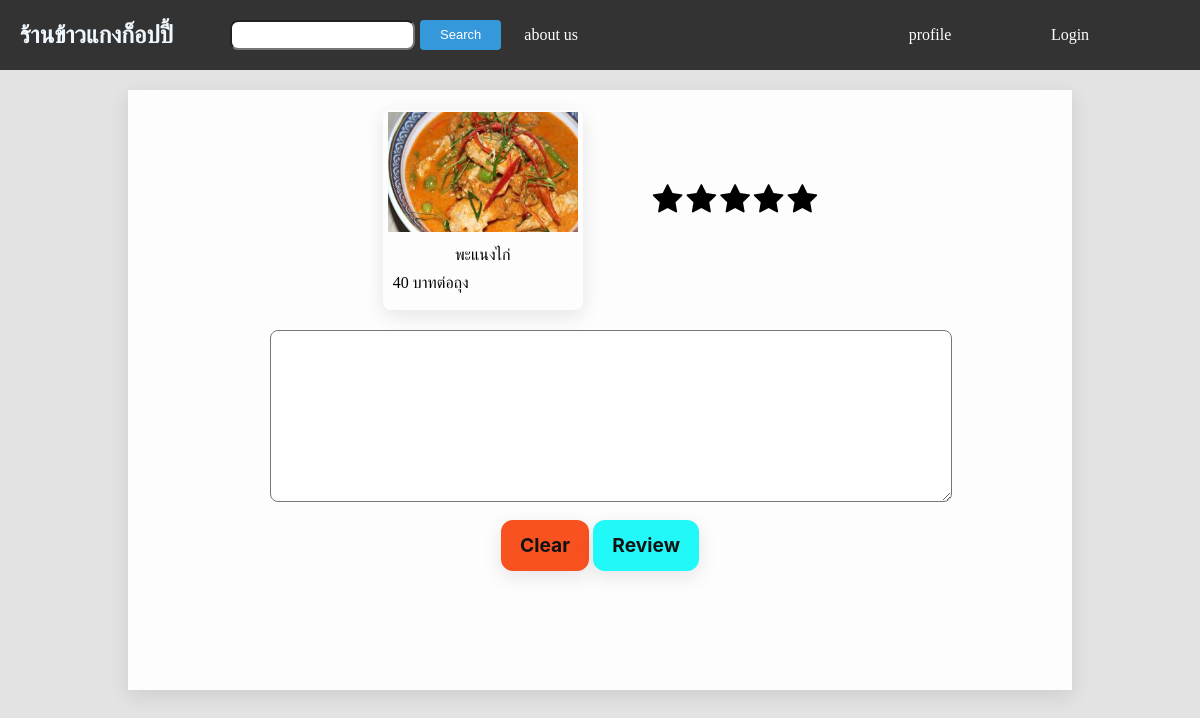
The page /review/12/ on the database as committed earlier.
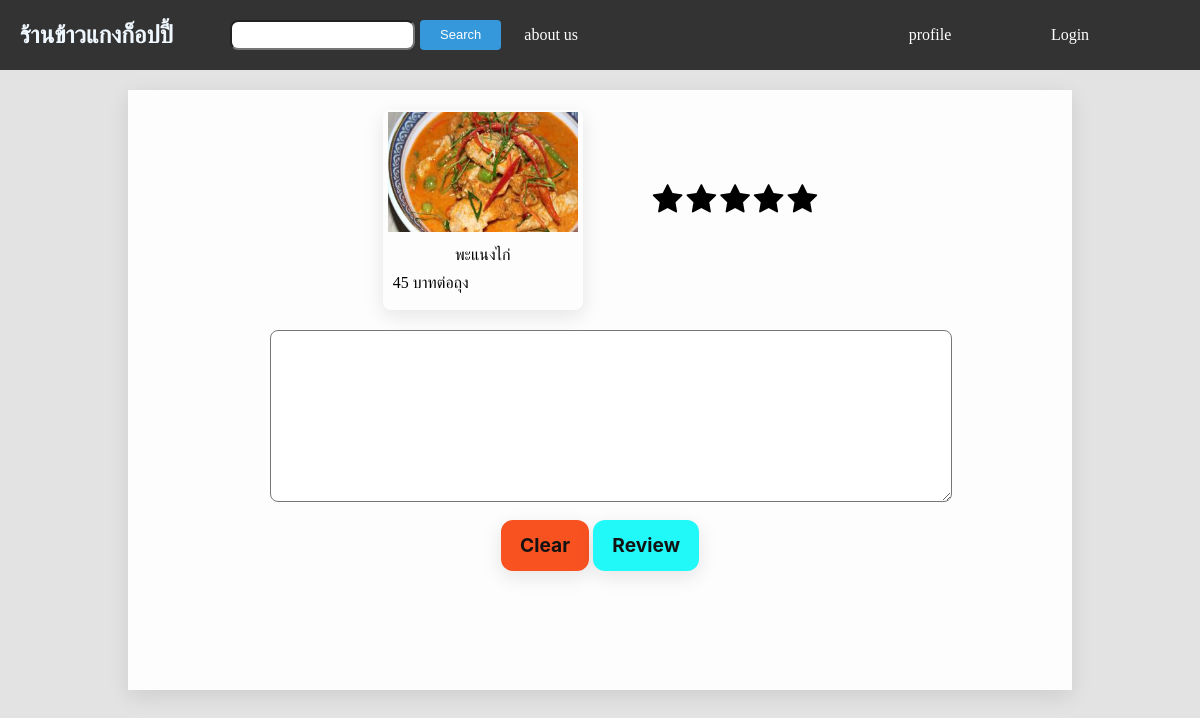
The same page on the database as committed later.
### app/models.py (models this page shows, shortened)
class Food(models.Model):
    name = models.CharField(max_length=100)
    price = models.IntegerField(default=0)
    unit = models.CharField(max_length=100,default='บาทต่อถุง')
    score = models.FloatField(default=0,blank=True,null=True)
    quantity_review = models.IntegerField(default=0,blank=True,null=True)
    image = models.ImageField(upload_to='media/image/',blank=True,null=True)
    options = models.CharField(max_length=20, choices=(
        ('notchoose', 'ไม่ได้เลือก'),
        ('onsale', 'วางขาย'),
        ('soldout', 'ขายหมดแล้ว'),
    ), default='notchoose')

### app/views.py (the view, shortened to what this page needs)
# urls.py: path('review/<int:id>/',reviewfood,name='review'),
def reviewfood(req,id):
    food = Food.objects.get(pk=id)
    if req.method =='GET':
        form = ReviewFood(instance=food)
        print(form.instance.id)
    context = {
        'form':form,
        'food':food,
    }
    return render(req,'app/review.html',context)

### app/forms.py
class ReviewFood(forms.ModelForm):
    class Meta:
        model = Reviewfood
        fields =[
            'review',
            'rating',
        ]

### app/templates/app/review.html (shortened to what this page needs)
<!DOCTYPE html>
<html lang="en">
<head>
    <link rel="stylesheet" href="https://cdnjs.cloudflare.com/ajax/libs/font-awesome/4.7.0/css/font-awesome.min.css">
</head>
<body>
    {% include 'app/navbar.html' %}
    <div class="container">
        <form class="form-review" action="/review/{{form.instance.id}}/" method="post" enctype="multipart/form-data">
            <div class="box-top">
                <div class="listitem">
                    <div class="boxlistfood">
                        {%if food.image %}
                        <div class="image-food">
                            <img src="{{food.image.url}}" alt="food-image">
                        </div>
                        {%endif%}
                        <div>{{food.name}}</div>
                        <div class="detail_food">
                            <div>{{food.price}} {{food.unit}}</div>
                        </div>
                    </div>
                </div>
                <div class="score-review">
                    <span class="fa fa-star" onclick="toggleStars(1)"></span>
                    <span class="fa fa-star" onclick="toggleStars(2)"></span>
                    <span class="fa fa-star" onclick="toggleStars(3)"></span>
                    <span class="fa fa-star" onclick="toggleStars(4)"></span>
                    <span class="fa fa-star" onclick="toggleStars(5)"></span>
                </div>
            </div>
            <div class="text-review">
                <textarea class="textarea" id="review_id" name="review">{{ form.instance.review }}</textarea>
            </div>
            <div class="button-submit">
                <a class="Clear-review" href="/review/{{food.id}}/">Clear</a>
                <button class="review-button" type="submit">Review</button>
            </div>
        </form>
    </div>
</body>
</html>

Rows that differ between the two databases and show on the page:
changed Food "พะแนงไก่": price "40" → "45"
